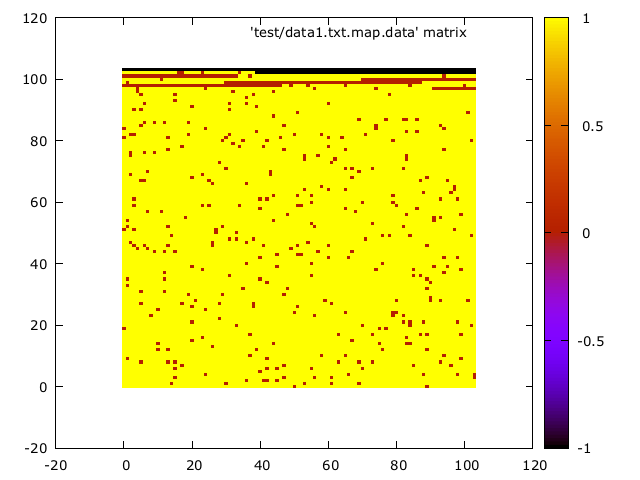

Reproduce this figure in gnuplot.

set terminal pngcairo enhanced font 'Verdana,10'
set output 'test/data1.txt.map.png'
plot 'test/data1.txt.map.data' matrix with image
